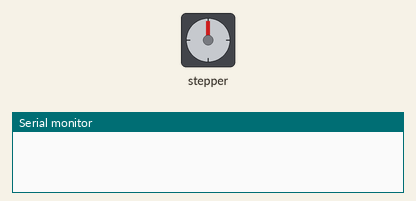
Simulated run of this sketch. Board: Arduino Uno, built with avr-gcc and run on an emulated ATmega328P. Parts: stepper motor, the last lines printed to the serial monitor. Stepper angles assume 2048 steps per turn.

Above: at 0.1 s.
At 0.7 s:
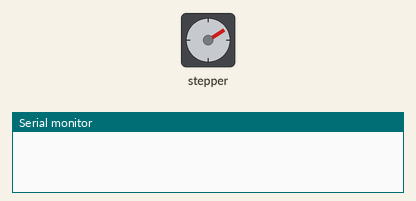
At 1.1 s:
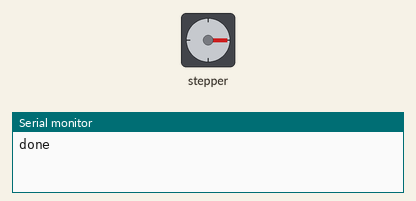
Timing chart, 0 to 2.6 s (numbered marks = the images above):
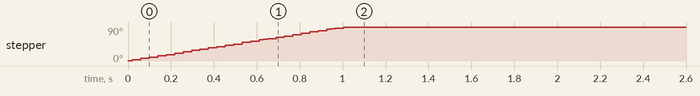

The sketch:

dev_28byj48.ino
```cpp
// lib_deps: arduino-libraries/Stepper
// Turns a 28BYJ-48 (2048 steps/rev) a quarter turn with the Stepper library.
#include <Stepper.h>
Stepper stepper(2048, 8, 10, 9, 11); // IN1, IN3, IN2, IN4
void setup() {
  Serial.begin(115200);
  stepper.setSpeed(15);
  stepper.step(512);
  Serial.println("done");
}
void loop() {}
```
